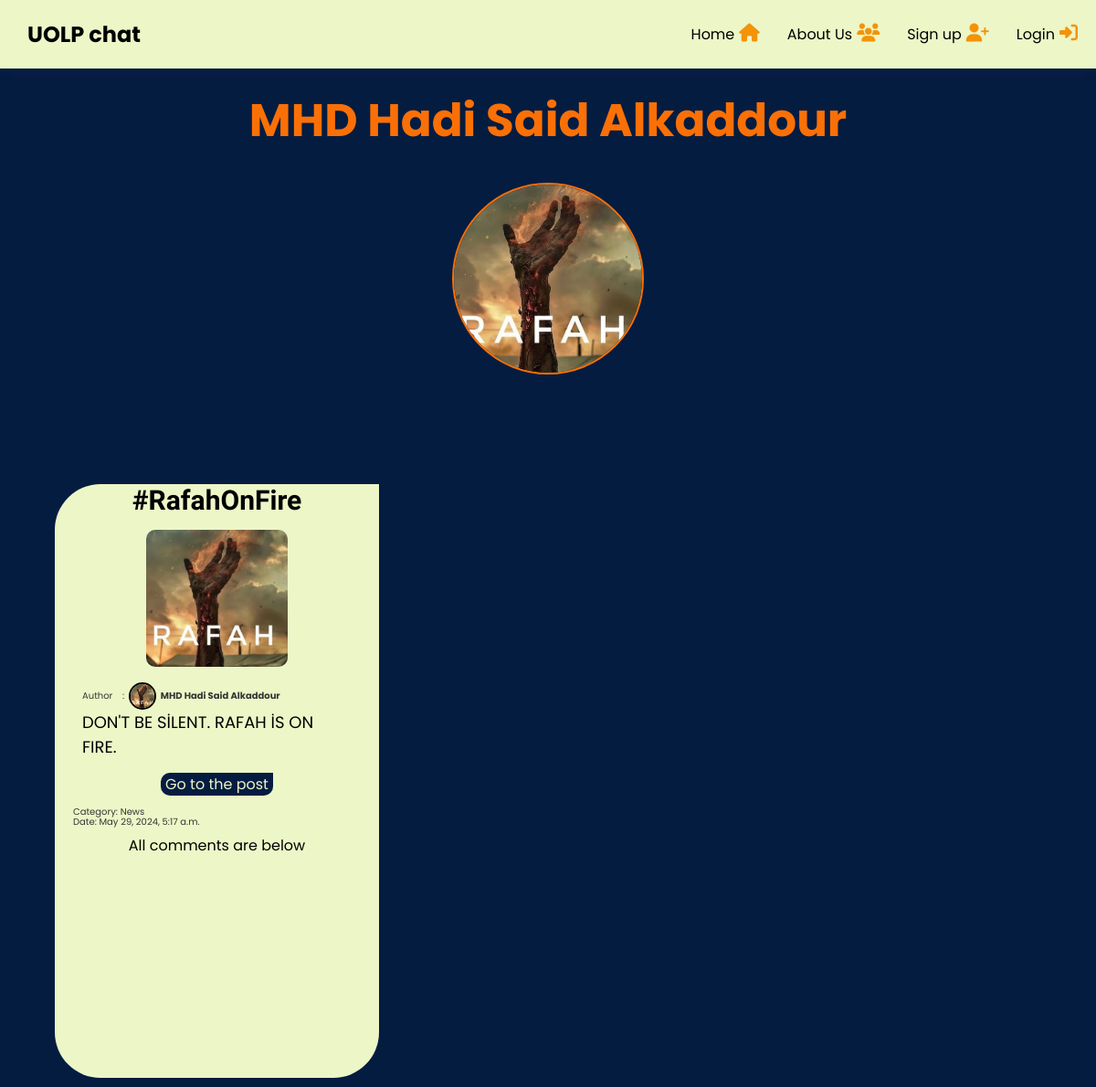
/profile/view/1, run on the app's committed database.
### pages/models.py (models this page shows, shortened)
class Profile(models.Model):
    user = models.OneToOneField(User, on_delete=models.CASCADE)
    image = models.ImageField(default='profile_pics/male_def.jpg', upload_to=user_directory_path)
    bio = models.TextField(default='No bio')
    class Meta:
        verbose_name = "All Profile"
        ordering = ['user_id']

### posts/models.py (models this page shows, shortened)
class Post(models.Model):
    CATEGORY_CHOICES = [
        ('News', 'News'),
        ('Question', 'Question'),
        ('Tips', 'Tips'),
        ('Event', 'Event'),
        ('Other', 'Other'),
    ]
    owner = models.ForeignKey(User, on_delete=models.CASCADE, default=1, verbose_name='owner')
    title = models.CharField(max_length=100)
    content = models.TextField()
    image = models.ImageField(upload_to='posted_images/%Y/%m/%d/', null=True, blank=True)
    pdf = models.FileField(upload_to='posted_pdfs/%Y/%m/%d/', null=True, blank=True, verbose_name='PDF file')
    date_posted = models.DateTimeField(auto_now_add=True, verbose_name='posted date')
    sender_id = models.IntegerField(default=0, verbose_name='sender id')
    sender_name = models.CharField(max_length=100, default='', verbose_name='sender name')
    active = models.BooleanField(default=True, verbose_name='public post')
    category = models.CharField(max_length=100, null=True, blank=True, choices=CATEGORY_CHOICES, verbose_name='category')
    class Meta:
        verbose_name = "All Post"
        ordering = ['-date_posted']

### pages/views.py (the view)
# urls.py: path('profile/view/<int:user_id>', views.view_profile, name='view_profile'),
def view_profile(request, user_id):
    current_user = request.user
    return render(request, 'pages/view_profile.html', {'user': current_user, 'posts': Post.objects.all(), 'profilo': User.objects.get(id=user_id), 'thisPage': 'view_profile'})

### templates/pages/view_profile.html
{% extends 'base.html' %}
{% block content %}
<div class="view_profile">
    <div class="view_profile_header">
<p>{{ profilo.first_name }} {{ profilo.last_name }}</p>
{% if profilo.profile.image %}
            <div class="profile_image_view">
                <img src="{{ profilo.profile.image.url }}" alt="Profile Picture" >
            </div>
      {% endif %}
      </div>
</div>
{% for post in posts %}
        {% if  post.sender_id == profilo.id %}
            {% if post.active %}
           {% include "posts/post.html" %}
            {% endif %}
        {% endif %}
    {% endfor %}
{% endblock %}

### templates/posts/post.html (shortened to what this page needs)
{% if post.active %}
  <div class="container_post">
    <div class="wrapper_post">
      <h3>{{ post.title }}</h3>
      <div class="posted_paragraph_image">
        {% if post.image %}
          <a href="{{ post.image.url }}" target="_blank">
            <img class="main_img_post" src="{{ post.image.url }}" alt="Post Image" />
          </a>
        {% endif %}
        <div class="ab">
          <p class="sender">
            Author&nbsp;&nbsp;&nbsp;&nbsp;:&nbsp;&nbsp;
            <div class="profile_post">
              <img src="{{ post.owner.profile.image.url }}" alt="Comment Image">
            </div>
            &nbsp;<a href="{% url 'view_profile' post.sender_id %}">{{ post.sender_name }}</a>
          </p>
        </div>
        <p>{{ post.content }}</p>
        <div class="btn_post_all">
          <a href="{% url 'view_post' post.id %}" class="btn post_go">Go to the post</a>
        </div>
      </div>
      <div class="category_author_date_post">
        <p class="category">Category: {{ post.get_category_display }}</p>
        <p class="date">Date: {{ post.date_posted }}</p>
      </div>
      <div class="post_comment">
        {% include 'comments/commentsLimited.html' %}
      </div>
    </div>
  </div>
{% endif %}

### templates/comments/commentsLimited.html (shortened to what this page needs)
<p>All comments are below</p>

### static/css/posts/post.css (style rules this page uses)
.container_post { font-family: "Poppins", sans-serif; display:inline-flex; margin-top: 100px; align-items: center; }
.wrapper_post { background: #ecf6c7 ; text-align: center; margin-left: 60px; margin-bottom: 10px; margin-right: 30px; padding:20px 20px 20px 20px; width:355px ; min-height: 650px; border-radius:50px 0px 50px 50px; transform: scale(1); transition: 0.5s ease; }
.wrapper_post h3 { margin-top: -20px; font-family: "Kanit", sans-serif; font-size: 30px; word-wrap: break-word; }
.wrapper_post .posted_paragraph_image { position:relative; margin-top: 5px; padding:10px 10px 50px 10px; }
.wrapper_post .main_img_post { margin-bottom: 10px; max-height: 150px; max-width: 300px; border-radius: 10px 10px 10px 10px; }
.wrapper_post .posted_paragraph_image p { margin-bottom: 0px; max-height: 250px; overflow-y:auto; text-align: left; font-size: 18px; word-wrap: break-word; }
.wrapper_post .posted_paragraph_image .btn_post_all { width: 100%; position: absolute; display: flex; justify-content: space-around; bottom:0; left:0; }
.wrapper_post .posted_paragraph_image .btn { margin-bottom: 10px; text-decoration: none; padding: 0px 5px; border-radius:10px 0px 10px 10px; background:#051c41; color:#ecf6c7; transition: 0.5s ease; transform: scale(1); }
.wrapper_post .category_author_date_post { text-align: left; margin-bottom: 10px; }
.wrapper_post .category_author_date_post p { color:rgb(53, 53, 53); margin-bottom: -5px; font-size: 10px; }
.wrapper_post .ab a { text-decoration: none; color:rgb(53, 53, 53); font-weight: bold; font-size: 10px; }
.wrapper_post .ab .sender { color:rgb(53, 53, 53); font-size: 10px; }
.sender { display: flex; }
.ab { display: flex; align-items: center; }
.wrapper_post .profile_post { width: 30px; height: 30px; border-radius: 50%; overflow: hidden; display: flex; align-items: center; justify-content: center; border: 2px solid #000000; }
.wrapper_post .profile_post img { width: 100%; height: 100%; object-fit: cover; }
@media screen and (max-width: 1477px) { .wrapper_post { background: #ecf6c7 ; text-align: center; margin-left: 60px; margin-bottom: 10px; margin-right: 30px; padding:20px 20px 20px 20px; width:600px ; min-height: 650px; border-radius:50px 0px 50px 50px; transform: scale(1); transition: 0.5s ease; } }
@media screen and (max-width: 1384px) { .wrapper_post { background: #ecf6c7 ; text-align: center; margin-left: 60px; margin-bottom: 10px; margin-right: 30px; padding:20px 20px 20px 20px; width:350px ; min-height: 650px; border-radius:50px 0px 50px 50px; transform: scale(1); transition: 0.5s ease; } }
@media screen and (max-width: 1327px) { .wrapper_post { background: #ecf6c7 ; text-align: center; margin-left: 60px; margin-bottom: 10px; margin-right: 30px; padding:20px 20px 20px 20px; width:550px ; min-height: 650px; border-radius:50px 0px 50px 50px; transform: scale(1); transition: 0.5s ease; } }
@media screen and (max-width: 1283px) { .wrapper_post { background: #ecf6c7 ; text-align: center; margin-left: 60px; margin-bottom: 10px; margin-right: 30px; padding:20px 20px 20px 20px; width:355px ; min-height: 650px; border-radius:50px 0px 50px 50px; transform: scale(1); transition: 0.5s ease; } }

### static/css/pages/view_profile.css (style rules this page uses)
.view_profile { font-family: "Poppins", sans-serif; display: flex; justify-content: center; height: fit-content; }
.view_profile p { color:#fa7006; font-size: 50px; margin-bottom: 30px; font-weight: bold; }
.view_profile_header { display: flex; flex-direction: column; align-items: center; text-align: center; padding: 20px; }
.view_profile .profile_image_view { width: 210px; height: 210px; border-radius: 50%; overflow: hidden; display: flex; align-items: center; justify-content: center; border: 2px solid #fa7006; }
.profile_image_view img { width: 100%; height: 100%; object-fit: cover; }

### static/css/base.css (style rules this page uses)
* { margin:0; box-sizing: border-box; }

### data on the page
Post: title "#RafahOnFire", image (picture), owner.profile.image (picture), sender_name "MHD Hadi Said Alkaddour", content "DON'T BE SİLENT. RAFAH İS ON FIRE.", category "News", date_posted "May 29, 2024, 5:17 a.m."

### other printed values
{{ profilo.first_name }} "MHD Hadi"
{{ profilo.last_name }} "Said Alkaddour"
